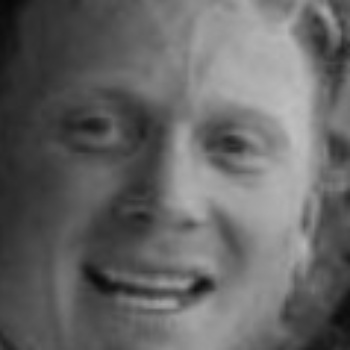
#> input picture src/data_set/happy/Aaron_Guiel_0001.jpg, 350 x 350 px, found by its file name; its folder holds only this picture in this run
$ python creating_dataset_of_faces.py
#> lines starting #> are read from the running program, lines starting #| are printed output that depends on the picture; after the words box and inside, x2 and y2 are one past the last pixel; in counts of white or black regions, pixels touching at a corner belong together
import cv2

with open('src/happy.txt','r') as f:
#> (reads src/happy.txt from the repository)
    images = [line.strip() for line in f]

face_detector = cv2.CascadeClassifier('src/haarcascade_frontalface_default.xml')

# For each Emotion, enter one numeric face id
face_id = input('\n Enter Emotion id end press <return> ==>  ')

#0 for happy
#1 for sad

count = 0

for image in images:
    img = cv2.imread("src/data_set/happy/"+image)
#> img is the input picture: shape (350, 350, 3); min 7, max 192, mean 101.3
    gray = cv2.cvtColor(img, cv2.COLOR_BGR2GRAY)
    faces = face_detector.detectMultiScale(gray, 1.3, 5)
#> faces = [[34, 27, 283, 283]]

    for (x,y,w,h) in faces:

        cv2.rectangle(img, (x,y), (x+w,y+h), (255,0,0), 2)
        count += 1

        # Save the captured image into the datasets folder
        cv2.imwrite("src/dataset/User." + str(face_id) + '.' + str(count) + ".jpg", gray[y:y+h,x:x+w])
#> this loop made 1 pass
#> (x, y, w, h, count) on pass 1: (34, 27, 283, 283, 1)
#> pass 1, `cv2.imwrite("src/dataset/User." + str(face_id) + '.' + str(count) + "...`:
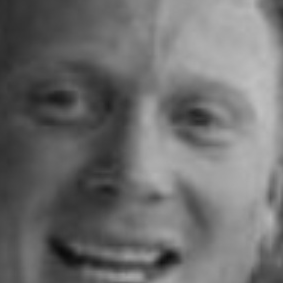
#> saved as User..1.jpg: shape (283, 283); min 11, max 192, mean 110.1
#> after the loop:
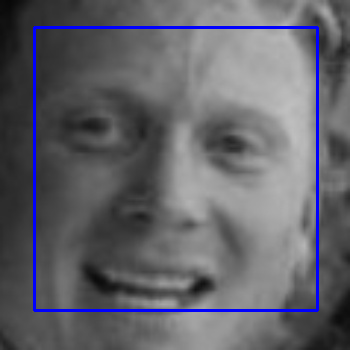
#> img: shape (350, 350, 3); 2.77% of pixels changed, all inside (x1, y1, x2, y2) = (33, 26, 319, 312)
#> after the loop, count = 1
#> (the run stopped early here; a loop or call above may not have finished)
